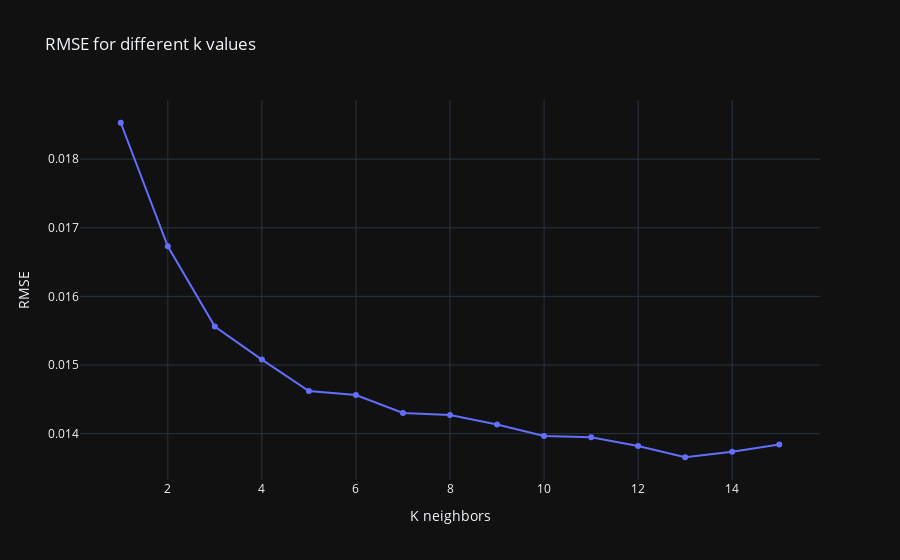

Notebook code for this chart:
### Markdown cell above
Note that RMSE is in the same units as the value we are trying to predict
so in our case, the error is in decimal format of percent (e.g. 0.01 = 1%).

To find the optimal value of k, we plot RMSE versus k values. In this case, we are looking for the k value that will result in the lowest RMSE.

### Code cell
# Plot RMSE for values of k to see which k minimizes the error
rmse_value = []

for k in np.arange(1,16):
    
    knn = KNeighborsRegressor(n_neighbors = k)
    knn.fit(X_train, y_train)
    pred = knn.predict(X_test)
    error = math.sqrt(mean_squared_error(y_test, pred))
    rmse_value.append(error)
    
#Plot only for test set
fig = go.Figure()
fig.add_trace(go.Scatter(x=np.arange(1,16), y=rmse_value, name='Test Accuracy'))
#fig.add_trace(go.Scatter(x=np.arange(1,20),y = train_accuracy, name = 'Train Accuracy'))

fig.update_layout(template='plotly_dark', xaxis_title="K neighbors", title='RMSE for different k values',
                  yaxis_title="RMSE")

fig.show(width=600, height=600)

### Figure 1 — Plotly figure (JSON) as saved in the notebook; plotly's stock layout.template omitted (floating-point values rounded to 4 significant figures)
{"data": [{"name": "Test Accuracy", "type": "scatter", "x": [1, 2, 3, 4, 5, 6, 7, 8, 9, 10, 11, 12, 13, 14, 15], "y": [0.01853, 0.01673, 0.01556, 0.01508, 0.01462, 0.01456, 0.0143, 0.01427, 0.01413, 0.01397, 0.01395, 0.01382, 0.01366, 0.01374, 0.01384]}], "layout": {"title": {"text": "RMSE for different k values"}, "xaxis": {"title": {"text": "K neighbors"}}, "yaxis": {"title": {"text": "RMSE"}}}}
